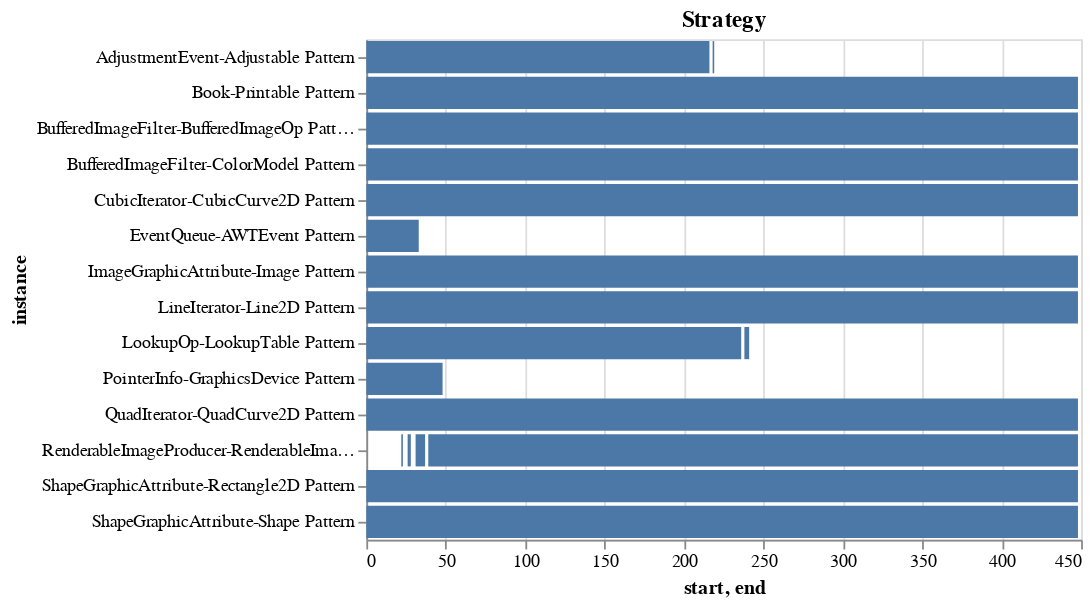

Here is the notebook cell this chart was saved with:
### Code cell
from lifecycle_parser import LifecycleParser

parser = LifecycleParser(server_docs)
for title in ['Strategy']: 
    display(parser.pattern_timeline(title))

### Figure 1 — Vega-Lite specification as saved in the notebook (floating-point values rounded to 4 significant figures)
{"config": {"view": {"continuousWidth": 400, "continuousHeight": 300}}, "data": {"name": "data-ee24c22052af74c76273a9742bf8baed"}, "mark": "bar", "encoding": {"x": {"type": "quantitative", "field": "start"}, "x2": {"field": "end"}, "y": {"type": "nominal", "field": "instance"}}, "title": "Strategy", "$schema": "https://vega.github.io/schema/vega-lite/v4.8.1.json", "datasets": {"data-ee24c22052af74c76273a9742bf8baed": [{"instance": "RenderableImageProducer-RenderableImage Pattern", "modification": "Pattern", "pattern": "Strategy", "start": 22, "end": 23}, {"instance": "RenderableImageProducer-RenderableImage Pattern", "modification": "Pattern", "pattern": "Strategy", "start": 26, "end": 28}, {"instance": "EventQueue-AWTEvent Pattern", "modification": "Pattern", "pattern": "Strategy", "start": 0, "end": 33}, {"instance": "RenderableImageProducer-RenderableImage Pattern", "modification": "Pattern", "pattern": "Strategy", "start": 31, "end": 37}, {"instance": "EventQueue-AWTEvent Pattern", "modification": "Pattern", "pattern": "Strategy", "start": 38, "end": 38}, {"instance": "PointerInfo-GraphicsDevice Pattern", "modification": "Pattern", "pattern": "Strategy", "start": 0, "end": 48}, {"instance": "PointerInfo-GraphicsDevice Pattern", "modification": "Pattern", "pattern": "Strategy", "start": 60, "end": 60}, {"instance": "EventQueue-AWTEvent Pattern", "modification": "Pattern", "pattern": "Strategy", "start": 60, "end": 60}, {"instance": "PointerInfo-GraphicsDevice Pattern", "modification": "Pattern", "pattern": "Strategy", "start": 64, "end": 64}, {"instance": "AdjustmentEvent-Adjustable Pattern", "modification": "Pattern", "pattern": "Strategy", "start": 0, "end": 216}, {"instance": "AdjustmentEvent-Adjustable Pattern", "modification": "Pattern", "pattern": "Strategy", "start": 218, "end": 219}, {"instance": "LookupOp-LookupTable Pattern", "modification": "Pattern", "pattern": "Strategy", "start": 0, "end": 236}, {"instance": "LookupOp-LookupTable Pattern", "modification": "Pattern", "pattern": "Strategy", "start": 238, "end": 241}, {"instance": "QuadIterator-QuadCurve2D Pattern", "modification": "Pattern", "pattern": "Strategy", "start": 0, "end": 448}, {"instance": "BufferedImageFilter-BufferedImageOp Pattern", "modification": "Pattern", "pattern": "Strategy", "start": 0, "end": 448}, {"instance": "CubicIterator-CubicCurve2D Pattern", "modification": "Pattern", "pattern": "Strategy", "start": 0, "end": 448}, {"instance": "BufferedImageFilter-ColorModel Pattern", "modification": "Pattern", "pattern": "Strategy", "start": 0, "end": 448}, {"instance": "ImageGraphicAttribute-Image Pattern", "modification": "Pattern", "pattern": "Strategy", "start": 0, "end": 448}, {"instance": "ShapeGraphicAttribute-Shape Pattern", "modification": "Pattern", "pattern": "Strategy", "start": 0, "end": 448}, {"instance": "ShapeGraphicAttribute-Rectangle2D Pattern", "modification": "Pattern", "pattern": "Strategy", "start": 0, "end": 448}, {"instance": "RenderableImageProducer-RenderableImage Pattern", "modification": "Pattern", "pattern": "Strategy", "start": 39, "end": 448}, {"instance": "Book-Printable Pattern", "modification": "Pattern", "pattern": "Strategy", "start": 0, "end": 448}, {"instance": "LineIterator-Line2D Pattern", "modification": "Pattern", "pattern": "Strategy", "start": 0, "end": 448}]}}
